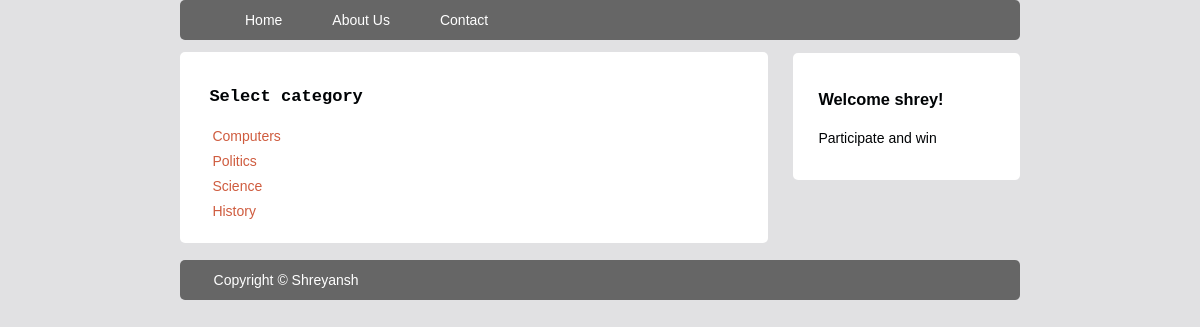
Screenshot of /selectcategory.php (signed in) with the database file from the repository.
### tables this page shows
CREATE TABLE IF NOT EXISTS `categories` (
  `category_id` int(11) NOT NULL AUTO_INCREMENT,
  `category_name` text NOT NULL,
  PRIMARY KEY (`category_id`)
);

### selectcategory.php (the view, shortened to what this page needs)
<!DOCTYPE html>
<html lang="en">
<head>
	<link rel="stylesheet" type="text/css" href="style.css"/>
</head>
<body class="body">
	<?php
	include('head.php');
	?>
	<div id="mainContent">
		<div class="content">
			<article class="topContent">
				<content>
					<?php
if(isset($_SESSION['SESS_MEMBER_ID']))
			{
				?>
				<?php
					$name=$_SESSION['SESS_MEMBER_ID'];
										$query="select * from categories";
										if($query_run=mysql_query($query))
										{
										echo '<table><caption><pre><h2>Select category</h2></pre></caption>';
											while($query_row=mysql_fetch_assoc($query_run))
											{
												$link='<a href="category.php?input=';
												$title=$query_row['category_name'];
												$id=$query_row['category_id'];
												$link=$link.$id.'">';
												echo '<tr><td>'.$link ;
												echo $title.'</td></tr></a>';
											}
											echo '</table>';
										}
									}
									?>
				</content>
			</article>
		</div>
	</div>
	<aside class="top-sidebar">
		<article>
			<h2><?php echo '<h1>Welcome '.$name.'!</h1>';?></h2>
			<p>Participate and win</p>
		</article>
	</aside>
	<footer class="mainFooter">
		<p>Copyright &copy; Shreyansh</p>
	</footer>
</body>
</html>

### style.css (style rules this page uses)
body { color:#000305; font-size:87.5%; font-family:Arial,'Lucida Sans Unicode'; line-height:1.5; text-align:left; background-color:#E1E1E3; }
a { text-decoration:none; }
a:link,a:visited { color:#CF5C3F; }
.body { margin:0 auto; width:70%; clear:both; }
.content { width:70%; float:left; }
.topContent { background-color:white; border-radius:5px; -moz-border-radius:5px; -webkit-border-radius:5px; padding:3% 5%; margin-top:2%; }
.top-sidebar { width:21%; float:left; background-color:#FFF; border-radius:5px; -moz-border-radius:5px; -webkit-border-radius:5px; margin-left:3%; margin-bottom:2%; margin-top:1.5%; padding:2% 3%; }
.mainFooter { width:100%; float:left; border-radius:5px; -moz-border-radius:5px; -webkit-border-radius:5px; background-color:#666; margin-top:2%; margin-bottom:2%; height:40px; }
.mainFooter p { width:92%; margin:10px auto; color:white; }

### rows the page displays
categories: category_name "Computers"
categories: category_name "Politics"
categories: category_name "Science"
categories: category_name "History"

### other values shown
$name "shrey"
